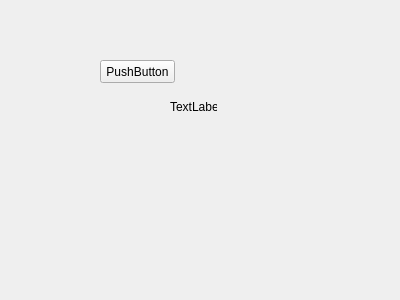
<?xml version="1.0" encoding="UTF-8"?>
<ui version="4.0">
 <class>Form</class>
 <widget class="QWidget" name="Form">
  <property name="geometry">
   <rect>
    <x>0</x>
    <y>0</y>
    <width>400</width>
    <height>300</height>
   </rect>
  </property>
  <property name="windowTitle">
   <string>Form</string>
  </property>
  <widget class="QPushButton" name="pushButton">
   <property name="geometry">
    <rect>
     <x>100</x>
     <y>60</y>
     <width>75</width>
     <height>23</height>
    </rect>
   </property>
   <property name="text">
    <string>PushButton</string>
   </property>
  </widget>
  <widget class="QLabel" name="label">
   <property name="geometry">
    <rect>
     <x>170</x>
     <y>100</y>
     <width>47</width>
     <height>13</height>
    </rect>
   </property>
   <property name="text">
    <string>TextLabel</string>
   </property>
  </widget>
 </widget>
 <resources/>
 <connections/>
</ui>
